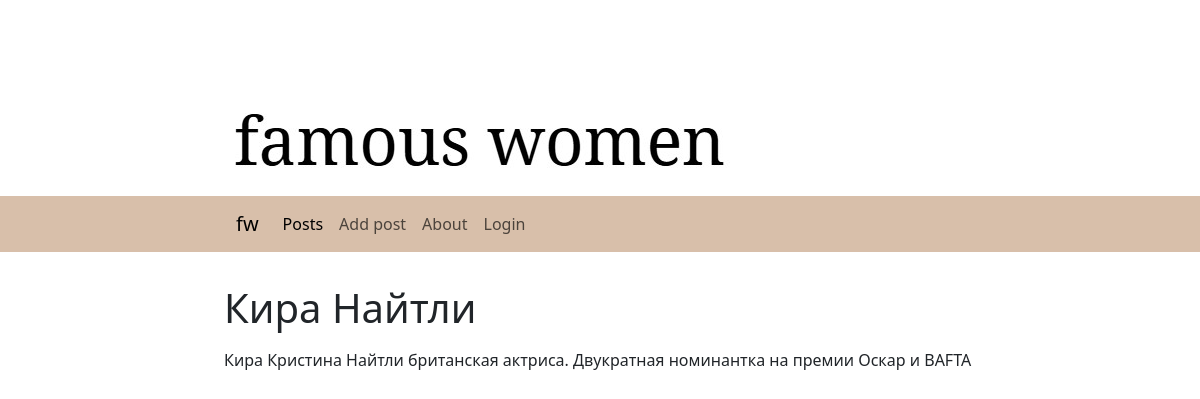
/posts/post/slug-6/, run on the app's committed database.
### women/models.py (models this page shows, shortened)
class Data_db(models.Model):
    class Status(models.IntegerChoices):
        DR = 0, 'Черновик'
        PUB = 1, 'Опубликовано'
    title = models.CharField(max_length=255)
    content = models.TextField(blank=True)
    time_create = models.DateTimeField(auto_now_add=True)
    time_update = models.DateTimeField(auto_now=True)
    is_published = models.BooleanField(choices=Status.choices, default=Status.PUB)
    slug = models.SlugField(max_length=255, unique=True, db_index=True)
    objects = models.Manager()
    Published_manager = PublishedManager()
    cat = models.ForeignKey('Category_db', on_delete=models.PROTECT)

### women/views.py (the view)
# urls.py: path('posts/post/<slug:post_slug>/', views.post, name='post'),
def post(request, post_slug):
     post = get_object_or_404(Data_db, slug=post_slug)
     data = {
          'title':post.title,
          'menu':menu,
          'post':post,
          'cat_selected': 1,
     }
     return render(request, 'women/post.html', context=data)

### women/templates/women/post.html
{% extends 'base.html' %}
{% block content %}
{% autoescape off %}
<h1 style="margin-left: 14rem; margin-top: 2rem;">{{ title }}</h1>
<p style="margin-left: 14rem; margin-top: 1rem;">{{ post.content }}</p>
{% endautoescape %}
{% endblock %}

### data on the page
Data_db: title "Кира Найтли", content "Кира Кристина Найтли британская актриса. Двукратная номинантка на премии Оскар и BAFTA"
